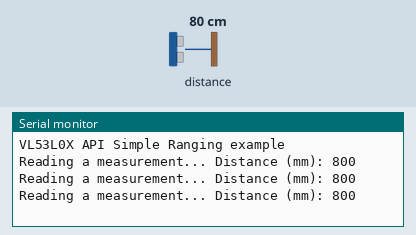
The sketch below on a simulated Arduino Uno, built with avr-gcc and run on an emulated ATmega328P. On the bench: the last lines printed to the serial monitor. The inputs (shaded band) are chosen by the test bench; at power-on: distance to the obstacle 80 cm.

Above: at 1.3 s.
1.4 s: distance to the obstacle set to 250 cm
At 2.0 s:
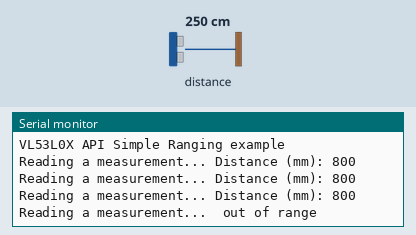
3.6 s: distance to the obstacle set to 2 cm
At 4.2 s:
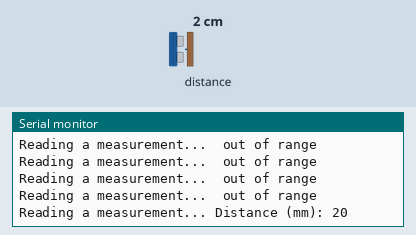

Measured:
- after the input at 1.4 s, the serial monitor: prints a new line after 0.20 s (image 1)
- after the input at 3.6 s, the serial monitor: prints a new line after 0.14 s (image 2)

The sketch:

m_odl.ino
```cpp
//by Małgorzata Kosakowska and Michał Ptak
/*
 Elektronika i telekomunikacja
 * Projekt KSP
  zrodła:
  VL53L0X Distance Sensor
  by Amir Mohammad Shojaee @ Electropeak
*/

#include "Adafruit_VL53L0X.h"

Adafruit_VL53L0X lox = Adafruit_VL53L0X(); //initialization of functions to sensor

void setup() {
  Serial.begin(115200); //serial port and baudrate

  // available serial port
  while (! Serial) {
    delay(1);
  }

  if (!lox.begin()) {
    Serial.println(F("Failed to boot VL53L0X")); //in case of error
    while(1);
  }
  // power
  Serial.println(F("VL53L0X API Simple Ranging example\n\n"));
}


void loop() {
  VL53L0X_RangingMeasurementData_t measure; //variable with measure

  Serial.print("Reading a measurement... ");
  lox.rangingTest(&measure, false); // turn off debug

  if (measure.RangeStatus != 4) {  // reading distance
    Serial.print("Distance (mm): "); Serial.println(measure.RangeMilliMeter);
  } else {
    Serial.println(" out of range ");
  }

  delay(500); //distance between measures
}
```
